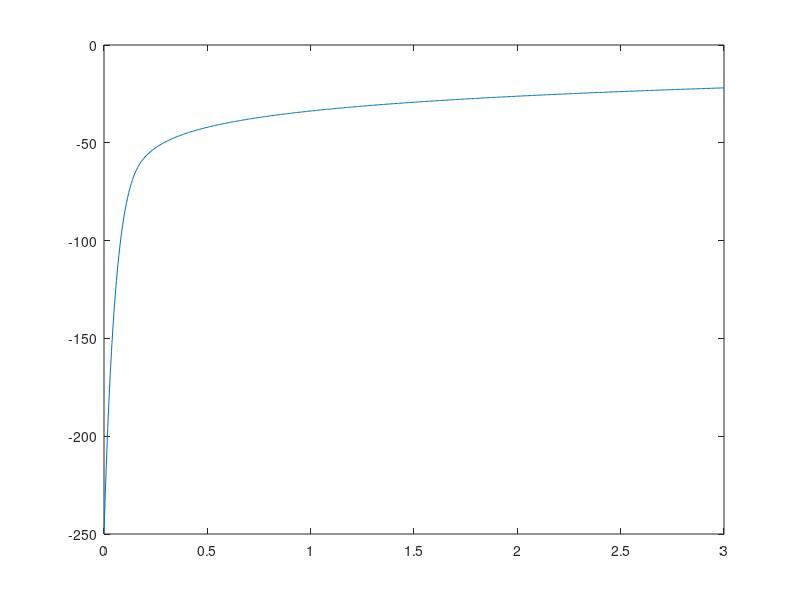
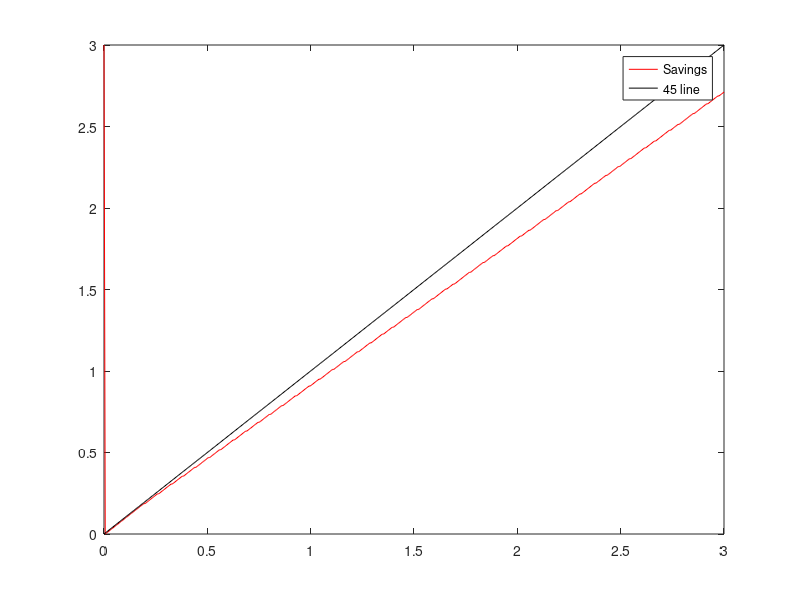
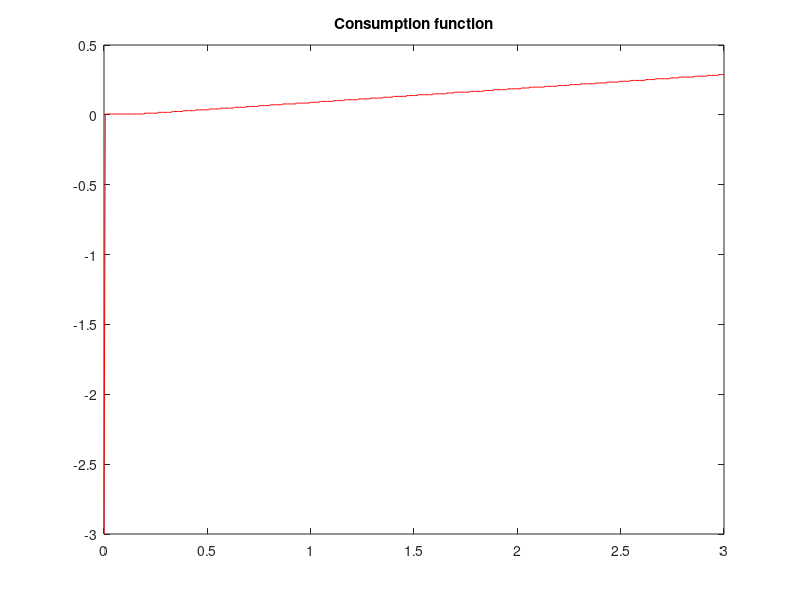
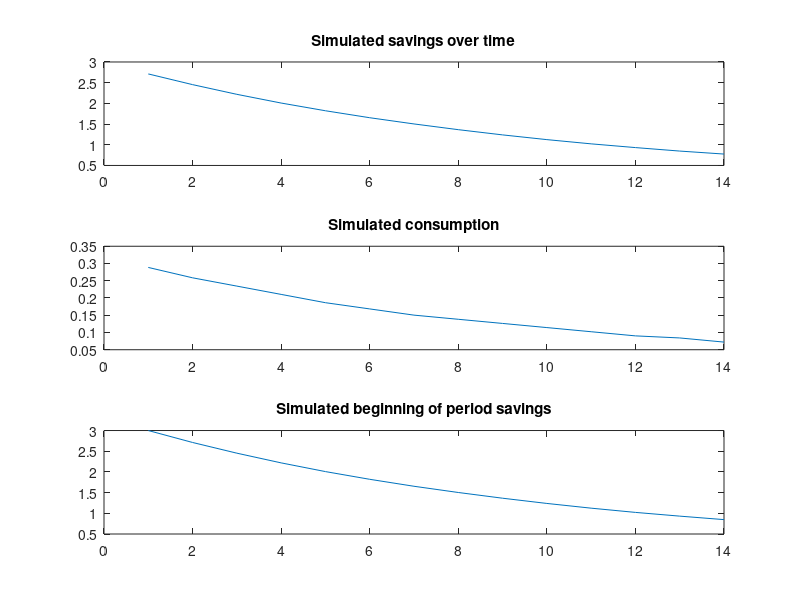

The MATLAB source for these figures, in order:
% Cakeeating1
% SOLVING BY VALUE FUNCTION ITERATION THE 
% SIMPLEST MODEL OF CONSUMPTION AND SAVING WITHOUT UNCERTAINTY 


clear
close all


ns=500;
smin=0;
smax=3;

BETA=0.90;

R=1.00; % An interest rate that generates going down to the lowest saving
Z=0.0;

S=linspace(smin,smax,ns);


%-----------------------------------------------------
% Initialization of value functions
% Initialize choices and value
%-----------------------------------------------------

v=ones(1,ns);
c=ones(1,ns);

% A decent guess
% V = log((1-BETA)*ones(1,ns))/(1-BETA);

V = zeros(1,ns);

% A bad guess
% V = (ones(1,ns))/(1-BETA);

newV = V;
EV = V;
idecS = zeros(1,ns);
SPRIME = S ;


%-----------------------------------------------------
% Iterate on value function until convergence
%-----------------------------------------------------
diffV   = 1;
iter    = 1;



while (iter <= 500) & (diffV > 1e-6)

    % Calculate expected future value
    EV=V ;

    for is = 1:ns

            c = max(1e-100, Z - SPRIME + R*S(is) ) ;
                        
            v = log(c) + BETA*EV ;
 
            % "c", "v", EV are vectors of size [1,ns] 
            % We look in each state for the SPRIME that maximizes v

            [newV(1,is), idecS(1,is)] = max ( v ) ;

    end
    
    
    diffV = max(abs((newV(:)-V(:))));
    iter  = iter + 1;
    V     = newV ;
    disp(diffV);
    
    plot(S,V); 
    pause(0.01)

end



%-----------------------------------------------------
% Calculate Decision Rules
%-----------------------------------------------------

figure(gcf+1)
Sdec = S(idecS(:)) ;


plot(S,Sdec,'r'); hold on; 
plot(S,S,'k')
legend('Savings','45 line')


%-----------------------------------------------------
% Compute and plot consumption function
%-----------------------------------------------------

figure(gcf+1)
for is=1:ns
Cdec(is) = Z - Sdec(is) + R*S(is) ;
end
plot(S,Cdec,'r'); hold on; 
title('Consumption function')


%-----------------------------------------------------
% Simulate an asset accumulation path
%-----------------------------------------------------

simS(1)=max(S);

for t = 2:15
    
    simS(t) = interp1(S,Sdec,simS(t-1)) ;
    simC(t) = Z - simS(t) + R*simS(t-1) ;
    simCOH(t) = Z + R*simS(t-1) ;

end

figure(gcf+1)
subplot(3,1,1)
plot(simS(2:end))
title('Simulated savings over time')
subplot(3,1,2)
plot(simC(2:end))
title('Simulated consumption')
subplot(3,1,3)
plot(simCOH(2:end))
title('Simulated beginning of period savings')
